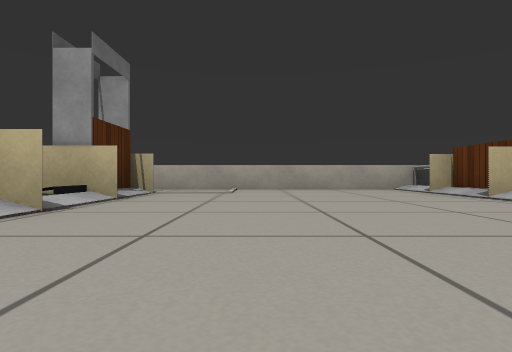
[1] (above)

12 first-person views from a walk through a world built for the Gazebo simulator. The camera is 0.27 m above the floor, looks level and sees 75° across. The floor is counted in squares, 1 m on a side. Each view is taken from the middle of a square. On the plan, view 1 faces up. The plan holds only what a view shows up to about 9 squares ahead; the rest is blank. Robots are left out. Gazebo's built-in surfaces are drawn with simple patterns. Simple shapes stand in for some stock models.

[2]
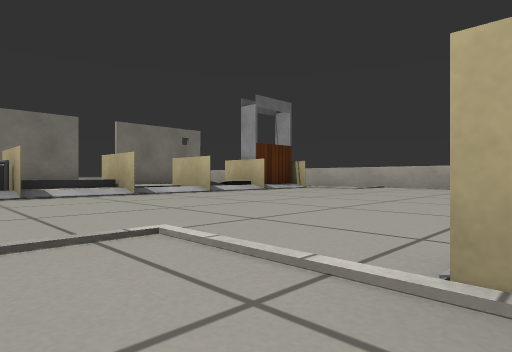

[3]
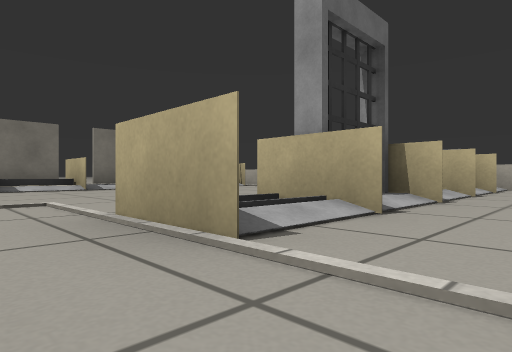

[4]
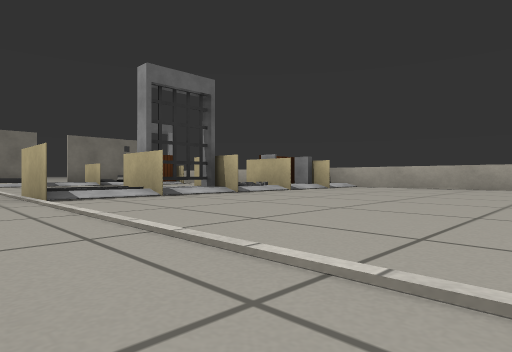

[5]
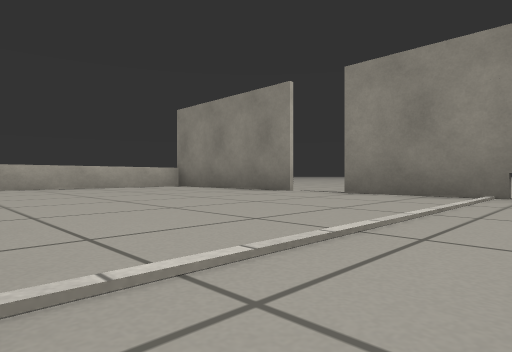

[6]
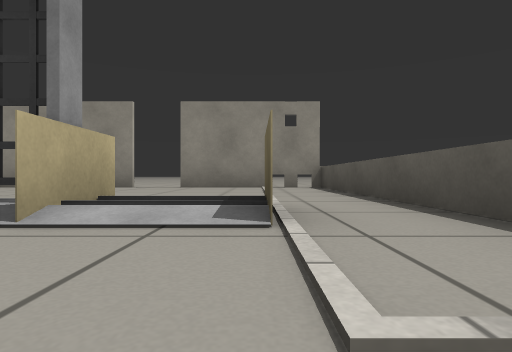

[7]
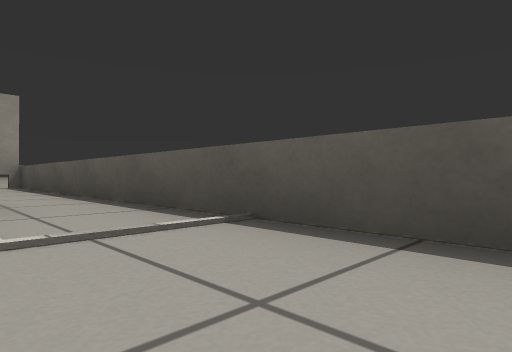

[8]
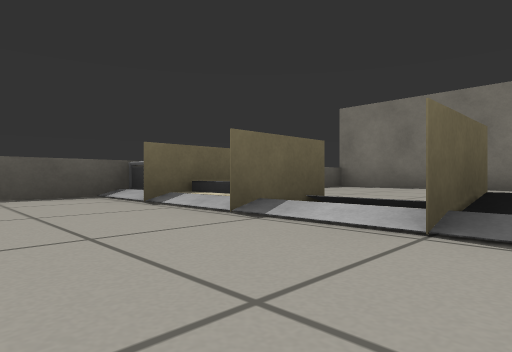

[9]
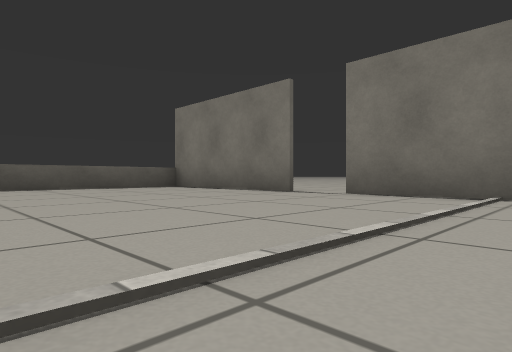

[10]
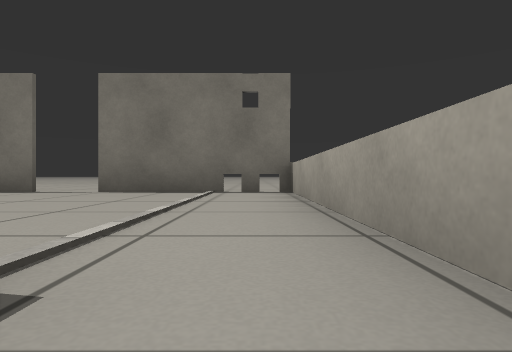

[11]
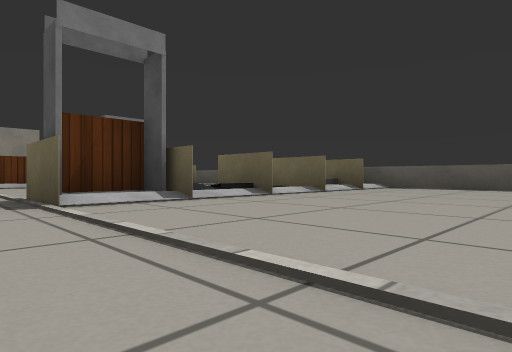

[12]
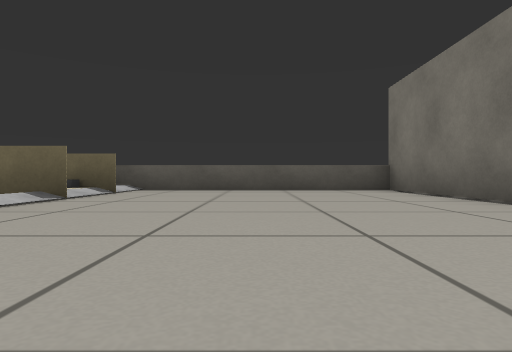

### Floor plan
Key: @ floor where view 1 was taken; # wall or solid block; . floor; B grey box; L door leaf; R bridge; O other object.
Columns run from 9 left of view 1 to 10 right of it. Each row starts with its distance up from view 1.
  7  ##################
  6 .#..........O.....#
  5 .#....BB...L #....#
  4  #....#R.... #....#.
  3 ......#O....##....#.
  2 .#....##....O.......
  1 .#....##....##....#
  0  #....##.@..##....#
 -1  #.....O..........#
 -2  ##################

Positions as (right, up) in squares from view 1, and headings:
1: (0, 0), facing up
2: (3, -1), facing up-left
3: (5, -1), facing up-left
4: (8, -1), facing up-left
5: (4, -1), facing up-right
6: (1, 0), facing right
7: (0, 0), facing down-right
8: (0, 3), facing down-left
9: (-3, 6), facing down-left
10: (-2, 6), facing left
11: (-6, 6), facing down-right
12: (-5, 5), facing down
